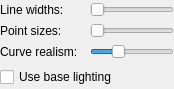
<ui version="4.0" >
 <class>DrawOptionsForm</class>
 <widget class="QWidget" name="DrawOptionsForm" >
  <property name="geometry" >
   <rect>
    <x>0</x>
    <y>0</y>
    <width>174</width>
    <height>89</height>
   </rect>
  </property>
  <property name="windowTitle" >
   <string>Form</string>
  </property>
  <layout class="QGridLayout" >
   <property name="leftMargin" >
    <number>0</number>
   </property>
   <property name="topMargin" >
    <number>0</number>
   </property>
   <property name="rightMargin" >
    <number>0</number>
   </property>
   <property name="bottomMargin" >
    <number>0</number>
   </property>
   <item row="0" column="0" colspan="2" >
    <layout class="QGridLayout" >
     <property name="verticalSpacing" >
      <number>-1</number>
     </property>
     <item row="0" column="0" >
      <widget class="QLabel" name="label_linewidths" >
       <property name="toolTip" >
        <string>Adjust line widths</string>
       </property>
       <property name="text" >
        <string>Line widths:</string>
       </property>
      </widget>
     </item>
     <item row="0" column="1" >
      <widget class="QSlider" name="horizontalSlider_linewidths" >
       <property name="sizePolicy" >
        <sizepolicy vsizetype="Fixed" hsizetype="Fixed" >
         <horstretch>0</horstretch>
         <verstretch>0</verstretch>
        </sizepolicy>
       </property>
       <property name="toolTip" >
        <string>Adjust line widths</string>
       </property>
       <property name="orientation" >
        <enum>Qt::Horizontal</enum>
       </property>
      </widget>
     </item>
     <item row="1" column="0" >
      <widget class="QLabel" name="label_pointsizes" >
       <property name="toolTip" >
        <string>Adjust point sizes</string>
       </property>
       <property name="text" >
        <string>Point sizes:</string>
       </property>
      </widget>
     </item>
     <item row="1" column="1" >
      <widget class="QSlider" name="horizontalSlider_pointsizes" >
       <property name="sizePolicy" >
        <sizepolicy vsizetype="Fixed" hsizetype="Fixed" >
         <horstretch>0</horstretch>
         <verstretch>0</verstretch>
        </sizepolicy>
       </property>
       <property name="toolTip" >
        <string>Adjust point sizes</string>
       </property>
       <property name="orientation" >
        <enum>Qt::Horizontal</enum>
       </property>
      </widget>
     </item>
     <item row="2" column="0" >
      <widget class="QLabel" name="label_curve_realism" >
       <property name="toolTip" >
        <string>Controls the number of edges used in the represenation of of curved surfaces such as  cones, spheres and cylinders.</string>
       </property>
       <property name="text" >
        <string>Curve realism:</string>
       </property>
      </widget>
     </item>
     <item row="2" column="1" >
      <widget class="QSlider" name="horizontalSlider_complexity" >
       <property name="sizePolicy" >
        <sizepolicy vsizetype="Fixed" hsizetype="Fixed" >
         <horstretch>0</horstretch>
         <verstretch>0</verstretch>
        </sizepolicy>
       </property>
       <property name="toolTip" >
        <string>Controls the number of edges used in the represenation of of curved surfaces such as  cones, spheres and cylinders.</string>
       </property>
       <property name="maximum" >
        <number>20</number>
       </property>
       <property name="value" >
        <number>6</number>
       </property>
       <property name="orientation" >
        <enum>Qt::Horizontal</enum>
       </property>
      </widget>
     </item>
    </layout>
   </item>
   <item row="1" column="0" >
    <widget class="QCheckBox" name="checkBox_useBaseLightModel" >
     <property name="toolTip" >
      <string>Use a less advanced light model for the tracks. This might lead to more clearly visible lines (but transparency won't be taken into account)</string>
     </property>
     <property name="text" >
      <string>Use base lighting</string>
     </property>
    </widget>
   </item>
   <item row="1" column="1" >
    <spacer>
     <property name="orientation" >
      <enum>Qt::Horizontal</enum>
     </property>
     <property name="sizeHint" >
      <size>
       <width>1</width>
       <height>1</height>
      </size>
     </property>
    </spacer>
   </item>
  </layout>
 </widget>
 <resources/>
 <connections/>
</ui>
